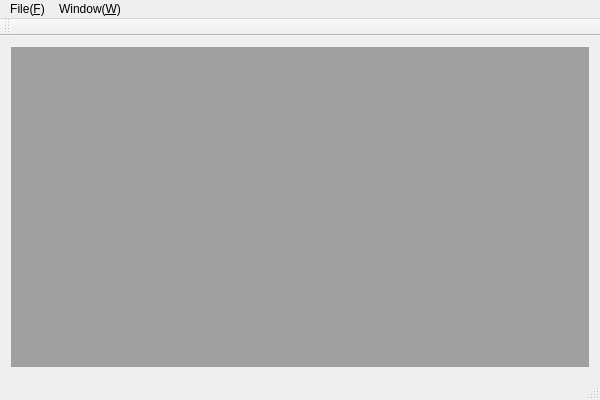
<?xml version="1.0" encoding="UTF-8"?>
<ui version="4.0">
 <class>bsplinesurfaceClass</class>
 <widget class="QMainWindow" name="bsplinesurfaceClass">
  <property name="geometry">
   <rect>
    <x>0</x>
    <y>0</y>
    <width>600</width>
    <height>400</height>
   </rect>
  </property>
  <property name="windowTitle">
   <string>bsplinesurface</string>
  </property>
  <widget class="QWidget" name="centralWidget">
   <layout class="QGridLayout" name="gridLayout">
    <item row="0" column="0">
     <widget class="QMdiArea" name="mdiArea">
      <widget class="subwindow1" name="subwindow_1">
       <property name="windowTitle">
        <string>节点窗口</string>
       </property>
      </widget>
      <widget class="subwindow2" name="subwindow_2">
       <property name="windowTitle">
        <string>曲面窗口</string>
       </property>
      </widget>
     </widget>
    </item>
   </layout>
  </widget>
  <widget class="QMenuBar" name="menuBar">
   <property name="geometry">
    <rect>
     <x>0</x>
     <y>0</y>
     <width>600</width>
     <height>23</height>
    </rect>
   </property>
   <widget class="QMenu" name="menuFile_F">
    <property name="title">
     <string>File(&amp;F)</string>
    </property>
    <addaction name="actionNew"/>
    <addaction name="actionOpen"/>
    <addaction name="actionSave"/>
    <addaction name="actionSaveAs"/>
    <addaction name="actionExit"/>
   </widget>
   <widget class="QMenu" name="menuWindow_W">
    <property name="title">
     <string>Window(&amp;W)</string>
    </property>
    <addaction name="actionTile"/>
    <addaction name="actionCascade"/>
    <addaction name="actionClose"/>
    <addaction name="actionCloseAll"/>
   </widget>
   <addaction name="menuFile_F"/>
   <addaction name="menuWindow_W"/>
  </widget>
  <widget class="QToolBar" name="mainToolBar">
   <attribute name="toolBarArea">
    <enum>TopToolBarArea</enum>
   </attribute>
   <attribute name="toolBarBreak">
    <bool>false</bool>
   </attribute>
  </widget>
  <widget class="QStatusBar" name="statusBar"/>
  <action name="actionNew">
   <property name="text">
    <string>New(&amp;N)</string>
   </property>
   <property name="toolTip">
    <string>New</string>
   </property>
  </action>
  <action name="actionOpen">
   <property name="text">
    <string>Open(&amp;O)</string>
   </property>
   <property name="toolTip">
    <string>Open</string>
   </property>
  </action>
  <action name="actionSave">
   <property name="text">
    <string>Save(&amp;S)</string>
   </property>
   <property name="toolTip">
    <string>Save</string>
   </property>
  </action>
  <action name="actionSaveAs">
   <property name="text">
    <string>Save As(&amp;A)</string>
   </property>
   <property name="toolTip">
    <string>Save As</string>
   </property>
  </action>
  <action name="actionExit">
   <property name="text">
    <string>Exit(&amp;X)</string>
   </property>
   <property name="toolTip">
    <string>Exit</string>
   </property>
  </action>
  <action name="actionTile">
   <property name="text">
    <string>Tile(&amp;T)</string>
   </property>
   <property name="toolTip">
    <string>Tile</string>
   </property>
  </action>
  <action name="actionCascade">
   <property name="text">
    <string>Cascade(&amp;C)</string>
   </property>
   <property name="toolTip">
    <string>Cascade</string>
   </property>
  </action>
  <action name="actionClose">
   <property name="text">
    <string>Close(&amp;O)</string>
   </property>
   <property name="toolTip">
    <string>Close</string>
   </property>
  </action>
  <action name="actionCloseAll">
   <property name="text">
    <string>Close All(&amp;A)</string>
   </property>
   <property name="toolTip">
    <string>Close All</string>
   </property>
  </action>
 </widget>
 <layoutdefault spacing="6" margin="11"/>
 <customwidgets>
  <customwidget>
   <class>subwindow1</class>
   <extends>QWidget</extends>
   <header>subwindow1.h</header>
   <container>1</container>
  </customwidget>
  <customwidget>
   <class>subwindow2</class>
   <extends>QWidget</extends>
   <header>subwindow2.h</header>
   <container>1</container>
  </customwidget>
 </customwidgets>
 <resources>
  <include location="bsplinesurface.qrc"/>
 </resources>
 <connections>
  <connection>
   <sender>actionTile</sender>
   <signal>triggered()</signal>
   <receiver>mdiArea</receiver>
   <slot>tileSubWindows()</slot>
   <hints>
    <hint type="sourcelabel">
     <x>-1</x>
     <y>-1</y>
    </hint>
    <hint type="destinationlabel">
     <x>299</x>
     <y>206</y>
    </hint>
   </hints>
  </connection>
  <connection>
   <sender>actionCascade</sender>
   <signal>triggered()</signal>
   <receiver>mdiArea</receiver>
   <slot>cascadeSubWindows()</slot>
   <hints>
    <hint type="sourcelabel">
     <x>-1</x>
     <y>-1</y>
    </hint>
    <hint type="destinationlabel">
     <x>299</x>
     <y>206</y>
    </hint>
   </hints>
  </connection>
 </connections>
</ui>
